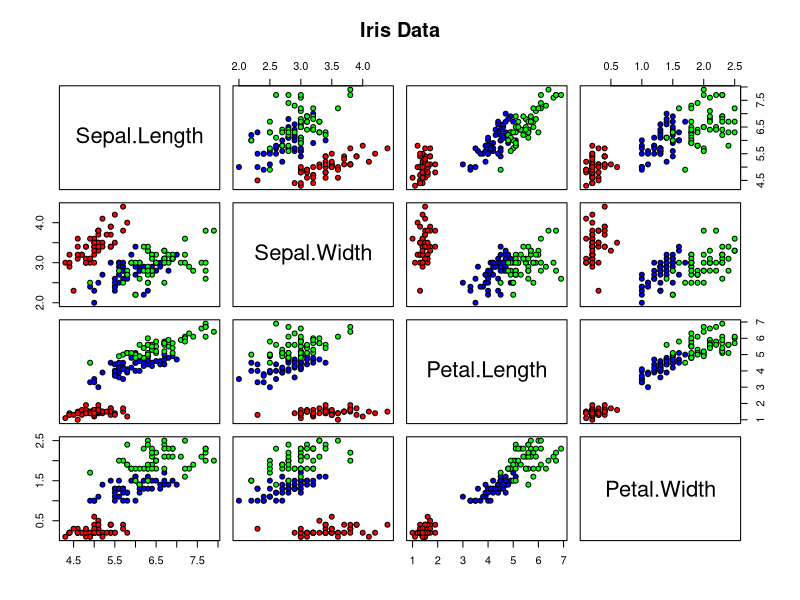
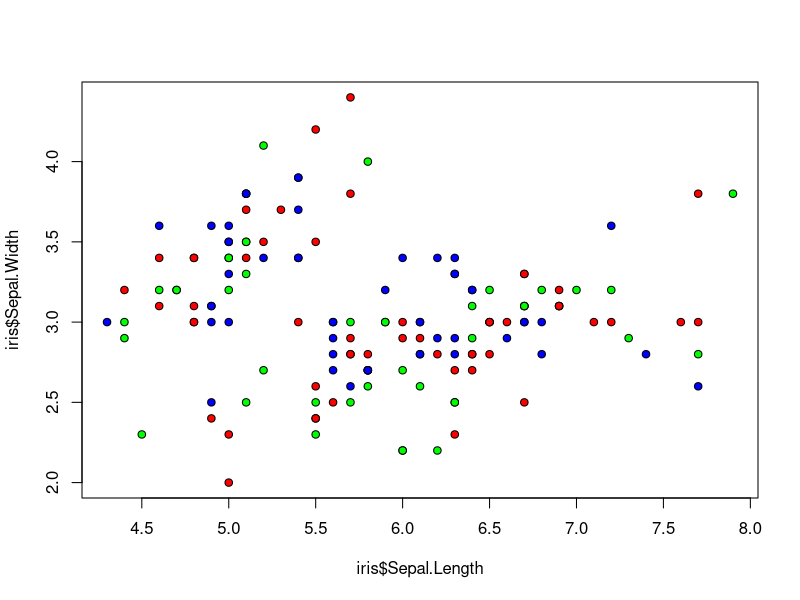

The R script that drew these images, in order: (Note: this script raises an error after producing the figures.)
?iris
names(iris)
dim(iris) # 150 5

summary(iris) # note: regularize
attach(iris)
cor(iris[,-5])

pairs(iris[,-5], main="Iris Data", 
      pch=21, bg=c("Red","Blue","Green")[unclass(iris$Species)])
plot(iris$Sepal.Length,iris$Sepal.Width, pch=21, bg=c("Red","Blue","Green"))
# linearity between species

###: All predictors
standardized.X<-scale(iris[,-5])
set.seed(123)
library(caret)
train<-createDataPartition(iris$Species, list=FALSE)
train.X<-standardized.X[train,-5]
train.y<-iris[train,5]
test.X<-standardized.X[-train,-5]
test.y<-iris[-train,5]

###: K=1
knn.pred1<-knn(train.X,test.X,train.y,k=1)
table(knn.pred,test.y)
mean(knn.pred!=test.y) # test error of 6.67%
###: K=3
knn.pred3<-knn(train.X,test.X,train.y,k=3)
mean(knn.pred!=test.y) # test error of 6.67% again
###: K=5
knn.pred5<-knn(train.X,test.X,train.y,k=5)
mean(knn.pred!=test.y) # test error of 5.33%

#: k-nn with k=5: ~95.7% accuracy

versicolor<- 1 - (25 / (25 + 0 + 4)) # 13.8% error rate (all errors from versicolor)

###: Petal.Length and Petal.Width
plot(Petal.Length,Petal.Width,main="Petal Length vs. Petal Width",
     pch=21,bg=c("Red","Blue","Green")[unclass(Species)])
knn.pred<-knn(train.X[,c(3,4)],test.X[,c(3,4)],train.y,k=1)
table(knn.pred,test.y)
mean(knn.pred==test.y) # k=1: ~97.3% accuracy
knn.pred<-knn(train.X[,c(3,4)],test.X[,c(3,4)],train.y,k=3)
table(knn.pred,test.y)
mean(knn.pred==test.y) # k=3: ~94.67% accuracy, less flexible model performed worse

###: Sepal.Length and Sepal.Width (least-linear predictors)
plot(Sepal.Length,Sepal.Width,main="Sepal Length vs. Sepal Width",
     pch=21,bg=c("Red","Blue","Green")[unclass(Species)])
knn.pred<-knn(train.X[,c(1,2)],test.X[,c(1,2)],train.y,k=1)
table(knn.pred,test.y)
mean(knn.pred==test.y) # k=1: ~70.7% accuracy
knn.pred<-knn(train.X[,c(1,2)],test.X[,c(1,2)],train.y,k=5)
mean(knn.pred==test.y) # k=5 had best accuracy ~ 77.3% -> less flexible model outperforms
# k>5 increase in error rate